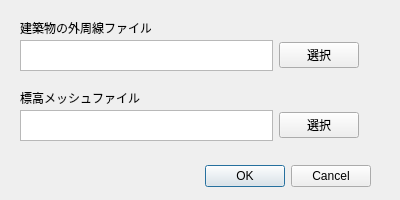
<?xml version="1.0" encoding="UTF-8"?>
<ui version="4.0">
 <class>UpRepli2CDialogBase</class>
 <widget class="QDialog" name="UpRepli2CDialogBase">
  <property name="geometry">
   <rect>
    <x>0</x>
    <y>0</y>
    <width>400</width>
    <height>200</height>
   </rect>
  </property>
  <property name="windowTitle">
   <string>Up Repli 2C</string>
  </property>
  <widget class="QDialogButtonBox" name="button_box">
   <property name="geometry">
    <rect>
     <x>30</x>
     <y>160</y>
     <width>341</width>
     <height>32</height>
    </rect>
   </property>
   <property name="orientation">
    <enum>Qt::Horizontal</enum>
   </property>
   <property name="standardButtons">
    <set>QDialogButtonBox::Cancel|QDialogButtonBox::Ok</set>
   </property>
  </widget>
  <widget class="QLabel" name="label">
   <property name="geometry">
    <rect>
     <x>20</x>
     <y>20</y>
     <width>131</width>
     <height>16</height>
    </rect>
   </property>
   <property name="text">
    <string>建築物の外周線ファイル</string>
   </property>
  </widget>
  <widget class="QWidget" name="layoutWidget">
   <property name="geometry">
    <rect>
     <x>20</x>
     <y>40</y>
     <width>339</width>
     <height>31</height>
    </rect>
   </property>
   <layout class="QHBoxLayout" name="horizontalLayout">
    <item>
     <widget class="QTextBrowser" name="tatemonoBrowser"/>
    </item>
    <item>
     <widget class="QPushButton" name="tatemonoButton">
      <property name="text">
       <string>選択</string>
      </property>
     </widget>
    </item>
   </layout>
  </widget>
  <widget class="QLabel" name="label_2">
   <property name="geometry">
    <rect>
     <x>20</x>
     <y>90</y>
     <width>121</width>
     <height>16</height>
    </rect>
   </property>
   <property name="text">
    <string>標高メッシュファイル</string>
   </property>
  </widget>
  <widget class="QWidget" name="layoutWidget_2">
   <property name="geometry">
    <rect>
     <x>20</x>
     <y>110</y>
     <width>339</width>
     <height>31</height>
    </rect>
   </property>
   <layout class="QHBoxLayout" name="horizontalLayout_2">
    <item>
     <widget class="QTextBrowser" name="hyoukouBrowser"/>
    </item>
    <item>
     <widget class="QPushButton" name="hyoukouButton">
      <property name="text">
       <string>選択</string>
      </property>
     </widget>
    </item>
   </layout>
  </widget>
 </widget>
 <resources/>
 <connections>
  <connection>
   <sender>button_box</sender>
   <signal>accepted()</signal>
   <receiver>UpRepli2CDialogBase</receiver>
   <slot>accept()</slot>
   <hints>
    <hint type="sourcelabel">
     <x>20</x>
     <y>20</y>
    </hint>
    <hint type="destinationlabel">
     <x>20</x>
     <y>20</y>
    </hint>
   </hints>
  </connection>
  <connection>
   <sender>button_box</sender>
   <signal>rejected()</signal>
   <receiver>UpRepli2CDialogBase</receiver>
   <slot>reject()</slot>
   <hints>
    <hint type="sourcelabel">
     <x>20</x>
     <y>20</y>
    </hint>
    <hint type="destinationlabel">
     <x>20</x>
     <y>20</y>
    </hint>
   </hints>
  </connection>
 </connections>
</ui>
